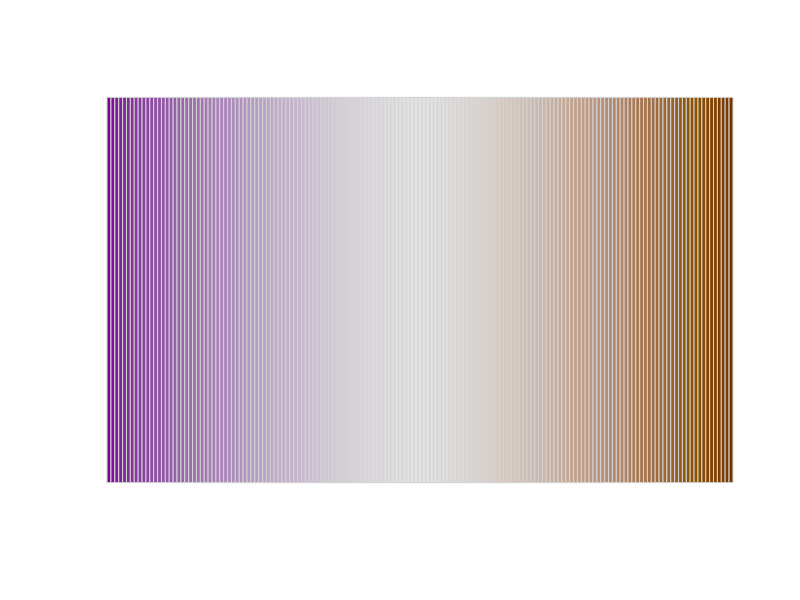

This chart was generated by the following R code: (Note: this script raises an error after producing the figure.)
########################################################
##############          FUNCTIONS          #############
########################################################

# Load Aaron's little functions for plotting with colorspace
library(colorspace)
library(plotrix)

pal <- function(col, border = "light gray", ...)
#Copy pasted from HCL-Based Color Palettes in R
#http://cran.r-project.org/web/packages/colorspace/vignettes/hcl-colors.pdf
 {
 n <- length(col)
 plot(0, 0, type="n", xlim = c(0, 1), ylim = c(0, 1),
 axes = FALSE, xlab = "", ylab = "", ...)
 rect(0:(n-1)/n, 0, 1:n/n, 1, col = col, border = border)
 }
#rainbow_hcl(10)
#pal(rainbow_hcl(50,c=100,l=80))
#pal(sequential_hcl(50))


c.r.hcl<-function(x,n=1000, ...){ #cut rainbow_hcl
	xCut<-cut(x,breaks=n)
	colors<-rainbow_hcl(n=n, ...)
	out<-colors[xCut]
	return(out)
}
c.s.hcl<-function(x,n=1000,only.up.to=n, ...){ #cut sequantial_hcl
	xCut<-1 #these two lines guard against errors caused when this function is piped into c.d.hcl
	if(only.up.to>1) xCut <-cut(x,breaks=only.up.to)
	colors<-sequential_hcl(n=n, ...)[n:(n-only.up.to)]#reverse the order
	#if you don't want the full sequence, this will chop it short!
	out<-colors[xCut]
	return(out)
}

c.d.hcl<-function(x,n=1000, hue=c(0,260), ...){ #cut divergent_hcl
#hues: 0 is low, 260 is the higher.
	xNegInd <- which(x<0)
	xPosInd <- which(x>=0)
	
	nNeg <- length(xNegInd) #so we only get more faded parts on the side of the spectrum that doesn't have the same magnitude
	nPos <- length(xPosInd)
	biggerN<-max(nPos,nNeg)
	
	out<-rep(0,length(x))	
	if(!length(xNegInd)==0){
		xNegCol<-c.s.hcl(abs(x[xNegInd]),n=biggerN,only.up.to=nNeg,h=hue[1])
		out[xNegInd]<-xNegCol
	}
	if(!length(xPosInd)==0){
		xPosCol<-c.s.hcl(x[xPosInd],n=biggerN,only.up.to=nPos,h=hue[2])
		out[xPosInd]<-xPosCol
	}

	return(out)
}



########################################################
##############          HEATMAPS           #############
########################################################

setwd('/Users/aaronfisher/Documents/JH/EDA Versions/EDA Git Repo/Coursera/Heatmaps')

mycol<-c.d.hcl(-50:50,h=c(0,180),c=100)
mycol<-c.d.hcl(-80:80,h=c(295,40))
pal(mycol)

#6 different group sizes, 2:7
#3 difficulty levels, with different max magnitudes of signal
groupsizes<-rep(2:7,times=3)
magnitudes<-rep(1:3*sd.x,each=6)
Xes<-list()

N<-30
p<-500
sd.x<-1

maxIndex<-6*3
pb<-txtProgressBar(min = 1, max = maxIndex,  char = "=", style = 3)

for(i in 1:length(magnitudes)){
	setTxtProgressBar(pb,i)

	mag.i<-magnitudes[i] #magnitude of max possible signal
	ngroups.i<-groupsizes[i]

	X = matrix(rnorm(N*p,mean=0,sd=sd.x),nrow=p)

	#Assign Groups
	smallestGroupSize<-0
	while(smallestGroupSize<4) {
		groupId<-sample(ngroups.i,N,replace=T)
		smallestGroupSize <- min(table(groupId))
	}
	#heatmap(X,col=mycol)

	#Add signals
	for(j in 2:ngroups.i){ #leave first group as ref
		sig.j<-runif(p,-1*mag.i,mag.i)
		X[,groupId==j] <- 	X[,groupId==j] + sig.j
	}
	QNum<-which(unique(magnitudes)==mag.i)
	VerNum<-which(unique(groupsizes)==ngroups.i)
filename.i<-paste0('Heatmap_Images/','Q-',QNum,'_Ver-',VerNum,'_Mag-',mag.i,'_ngroups-',ngroups.i,'.png')
	png(filename=filename.i,height=800,width=800)
	heatmap(X,col=mycol)
	dev.off()
	
	Xes[[i]]<-X
	
}
